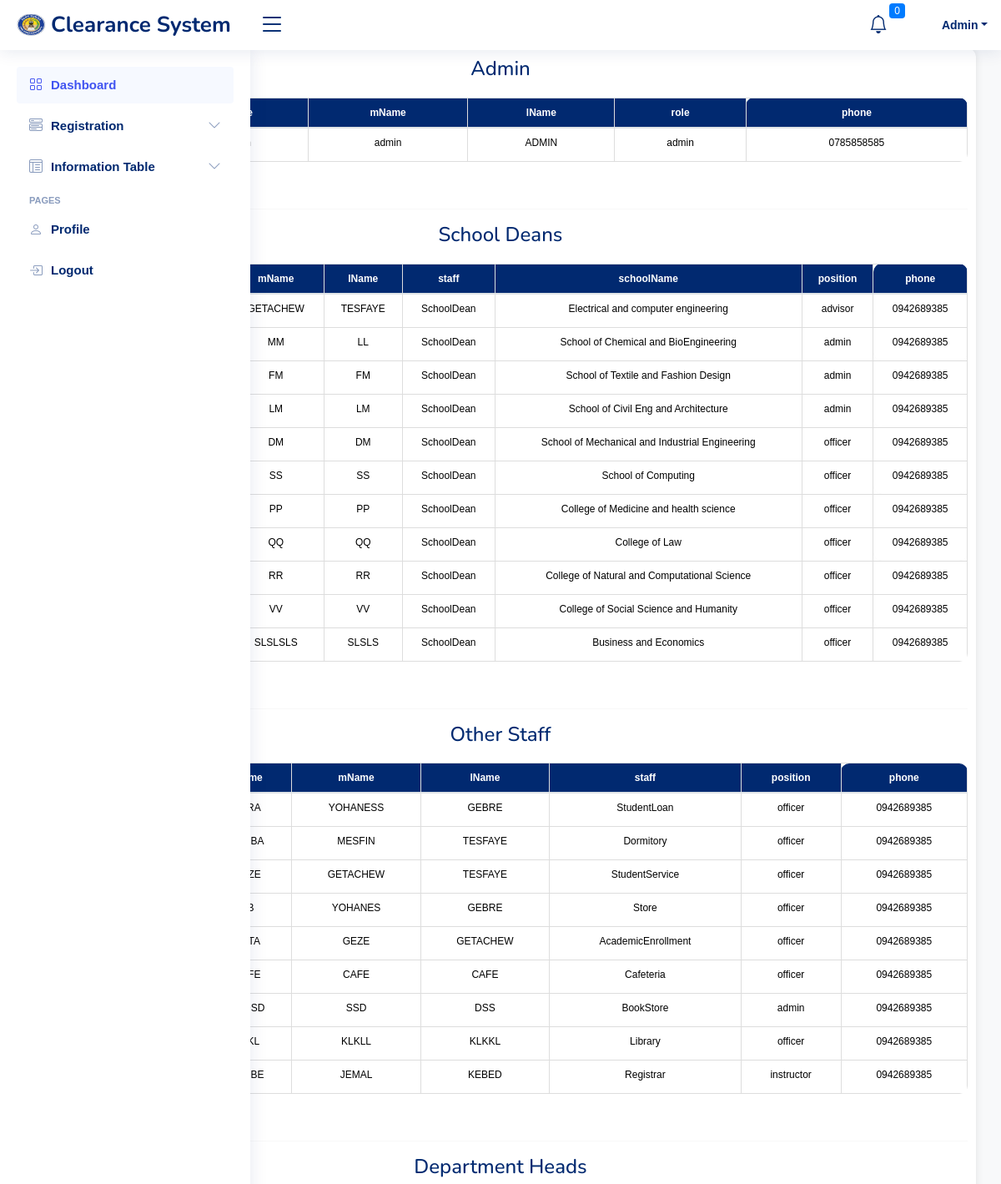
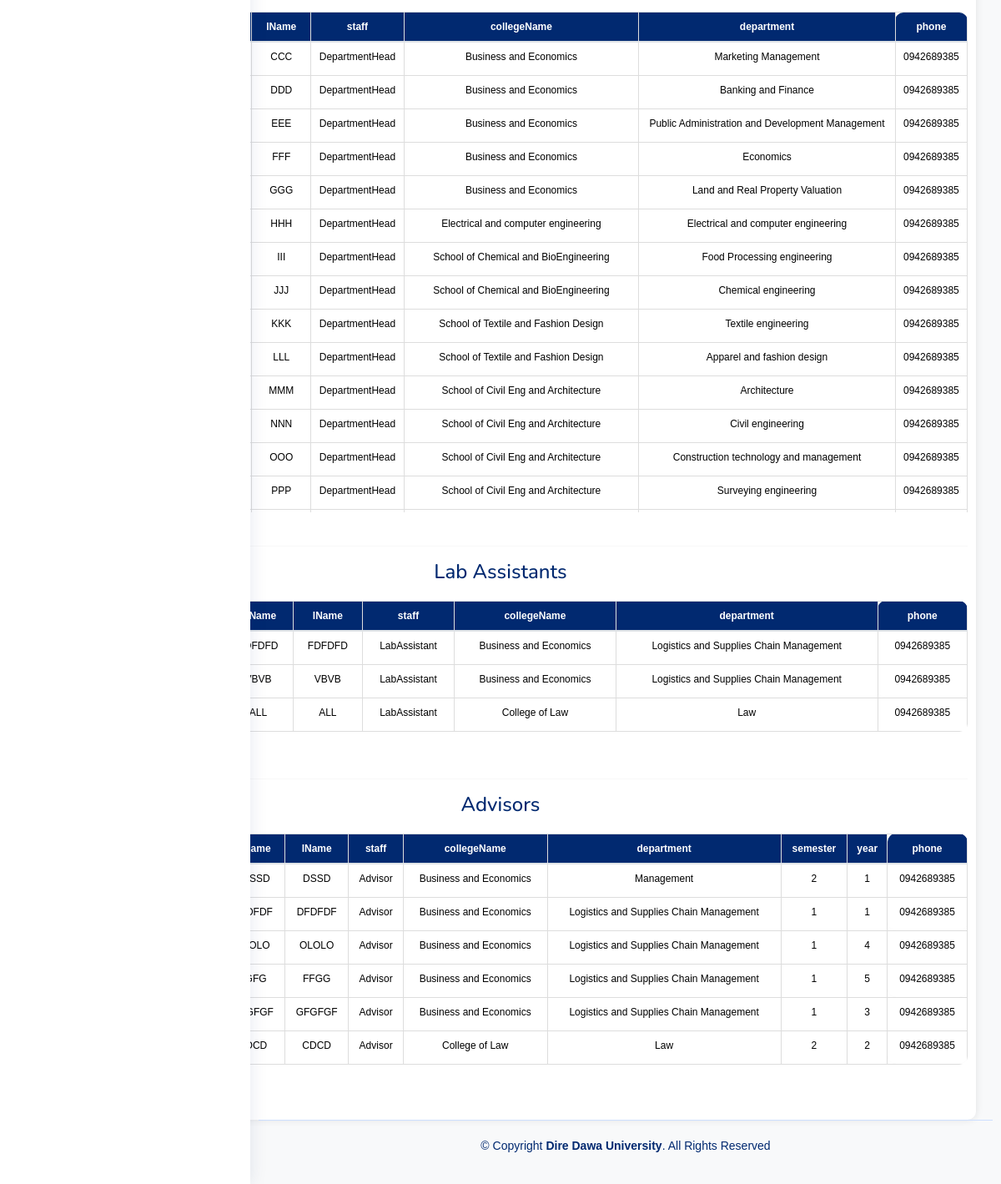
The page /components/admin/display_data.php (signed in) on the database its author committed (2 pictures, top to bottom).
### tables this page shows
CREATE TABLE `ddu_admin` (
  `id` int(10) NOT NULL,
  `fName` varchar(64) NOT NULL,
  `mName` varchar(64) NOT NULL,
  `lName` varchar(64) NOT NULL,
  `role` varchar(64) NOT NULL,
  `phone` varchar(10) NOT NULL,
  `email` varchar(255) NOT NULL,
  `password` varchar(255) NOT NULL
);

CREATE TABLE `ddu_staff` (
  `staff_id` int(10) NOT NULL,
  `fName` varchar(64) NOT NULL,
  `mName` varchar(64) NOT NULL,
  `lName` varchar(64) NOT NULL,
  `staff` varchar(64) NOT NULL,
  `schoolName` varchar(64) DEFAULT NULL,
  `position` varchar(64) NOT NULL,
  `phone` varchar(64) NOT NULL,
  `email` varchar(255) NOT NULL,
  `password` varchar(255) NOT NULL,
  `date` date NOT NULL
);

CREATE TABLE `ddu_substaff` (
  `subStaff_id` int(11) NOT NULL,
  `fName` varchar(64) NOT NULL,
  `mName` varchar(64) NOT NULL,
  `lName` varchar(64) NOT NULL,
  `collegeName` varchar(64) DEFAULT NULL,
  `department` varchar(64) NOT NULL,
  `year` int(11) DEFAULT NULL,
  `semester` int(11) DEFAULT NULL,
  `staff` varchar(64) NOT NULL,
  `phone` varchar(10) NOT NULL,
  `email` varchar(255) NOT NULL,
  `password` varchar(255) NOT NULL,
  `date` date NOT NULL
);

### components/admin/user_data.php (the view, shortened to what this page needs)
<?php
$servername = "localhost";
$username = "root";
$password = "";
$dbname = "ddu_clerance";
$conn = new mysqli($servername, $username, $password, $dbname);
$sql_admin = "SELECT id, fName, mName, lName, role, phone FROM ddu_admin";
$sql_staff = "SELECT staff_id, fName, mName, lName, staff, schoolName, position, phone FROM ddu_staff";
$sql_substaff = "SELECT subStaff_id, fName, mName, lName, staff, collegeName, department, semester, year, phone FROM ddu_subStaff";
$result_admin = $conn->query($sql_admin);
$result_staff = $conn->query($sql_staff);
$result_substaff = $conn->query($sql_substaff);
$staff_deans = [];
$other_staff = [];
$subStaff_heads = [];
$subStaff_labAssistants = [];
$subStaff_advisors = [];
while($row = $result_staff->fetch_assoc()) {
    if ($row["staff"] === "SchoolDean") {
        $staff_deans[] = $row;
    } else {
        $other_staff[] = $row;
    }
}
while($row = $result_substaff->fetch_assoc()) {
    if ($row["staff"] === "DepartmentHead") {
        $subStaff_heads[] = $row;
    } elseif ($row["staff"] === "LabAssistant") {
        $subStaff_labAssistants[] = $row;
    } elseif ($row["staff"] === "Advisor") {
        $subStaff_advisors[] = $row;
    }
}
?>
<!DOCTYPE html>
<html lang="en">
<head>
    <link rel="stylesheet" href="https://stackpath.bootstrapcdn.com/bootstrap/4.5.2/css/bootstrap.min.css">
</head>
<body>
<br>
<br>
<main>
    <div class="container">
        <form id="bulk-action-form" action="update&delete.php" method="post">
            <h2>Admin</h2>
            <div class="table-responsive">
                <table class="table centered-table table-bordered" id="admin-table">
                    <thead>
                        <tr>
                            <th>fName</th>
                            <th>mName</th>
                            <th>lName</th>
                            <th>role</th>
                            <th>phone</th>
                        </tr>
                    </thead>
                    <tbody>
                        <?php if ($result_admin->num_rows > 0): ?>
                            <?php while($row = $result_admin->fetch_assoc()): ?>
                                <tr data-id="<?php echo htmlspecialchars($row["id"]); ?>">
                                    <td><button type="button" class="btn btn-primary edit-btn">Edit</button></td>
                                    <td><?php echo htmlspecialchars($row["fName"]); ?></td>
                                    <td><?php echo htmlspecialchars($row["mName"]); ?></td>
                                    <td><?php echo htmlspecialchars($row["lName"]); ?></td>
                                    <td><?php echo htmlspecialchars($row["role"]); ?></td>
                                    <td><?php echo htmlspecialchars($row["phone"]); ?></td>
                                </tr>
                            <?php endwhile; ?>
                        <?php else: ?>
                            <tr><td colspan="6" class="no-data">No data available</td></tr>
                        <?php endif; ?>
                    </tbody>
                </table>
            </div>
            <hr>
            <h2>School Deans</h2>
            <div class="table-responsive">
                <table class="table centered-table table-bordered" id="deans-table">
                    <thead>
                        <tr>
                            <th data-column="fName">fName</th>
                            <th data-column="mName">mName</th>
                            <th data-column="lName">lName</th>
                            <th data-column="staff">staff</th>
                            <th data-column="schoolName">schoolName</th>
                            <th data-column="position">position</th>
                            <th data-column="phone">phone</th>
                        </tr>
                    </thead>
                    <tbody>
                        <?php if (count($staff_deans) > 0): ?>
                            <?php foreach($staff_deans as $row): ?>
                                <tr data-id="<?php echo htmlspecialchars($row["staff_id"]); ?>">
                                    <td><button type="button" class="btn btn-primary edit-btn">Edit</button></td>
                                    <td><button type="button" class="btn btn-danger delete-btn">Delete</button></td>
                                    <td><?php echo htmlspecialchars($row["fName"]); ?></td>
                                    <td><?php echo htmlspecialchars($row["mName"]); ?></td>
                                    <td><?php echo htmlspecialchars($row["lName"]); ?></td>
                                    <td><?php echo htmlspecialchars($row["staff"]); ?></td>
                                    <td><?php echo htmlspecialchars($row["schoolName"]); ?></td>
                                    <td><?php echo htmlspecialchars($row["position"]); ?></td>
                                    <td><?php echo htmlspecialchars($row["phone"]); ?></td>
                                </tr>
                            <?php endforeach; ?>
                        <?php else: ?>
                            <tr><td colspan="9" class="no-data">No data available</td></tr>
                        <?php endif; ?>
                    </tbody>
                </table>
            </div>
            <hr>
            <h2>Other Staff</h2>
            <div class="table-responsive">
                <table class="table centered-table table-bordered" id="staff-table">
                    <thead>
                        <tr>
                            <th data-column="fName">fName</th>
                            <th data-column="mName">mName</th>
                            <th data-column="lName">lName</th>
                            <th data-column="staff">staff</th>
                            <th data-column="position">position</th>
                            <th data-column="phone">phone</th>
                        </tr>
                    </thead>
                    <tbody>
                        <?php if (count($other_staff) > 0): ?>
                            <?php foreach($other_staff as $row): ?>
                                <tr data-id="<?php echo htmlspecialchars($row["staff_id"]); ?>">
                                    <td><button type="button" class="btn btn-primary edit-btn">Edit</button></td>
                                    <td><button type="button" class="btn btn-danger delete-btn">Delete</button></td>
                                    <td><?php echo htmlspecialchars($row["fName"]); ?></td>
                                    <td><?php echo htmlspecialchars($row["mName"]); ?></td>
                                    <td><?php echo htmlspecialchars($row["lName"]); ?></td>
                                    <td><?php echo htmlspecialchars($row["staff"]); ?></td>
                                    <td><?php echo htmlspecialchars($row["position"]); ?></td>
                                    <td><?php echo htmlspecialchars($row["phone"]); ?></td>
                                </tr>
                            <?php endforeach; ?>
                        <?php else: ?>
                            <tr><td colspan="8" class="no-data">No data available</td></tr>
                        <?php endif; ?>
                    </tbody>
                </table>
            </div>
            <hr>
            <h2>Department Heads</h2>
            <div class="table-responsive">
                <table class="table centered-table table-bordered" id="heads-table">
                    <thead>
                        <tr>
                            <th>fName</th>
                            <th>mName</th>
                            <th>lName</th>
                            <th>staff</th>
                            <th>collegeName</th>
                            <th>department</th>
                            <th>phone</th>
                        </tr>
                    </thead>
                    <tbody>
                        <?php if (count($subStaff_heads) > 0): ?>
                            <?php foreach($subStaff_heads as $row): ?>
                                <tr data-id="<?php echo htmlspecialchars($row["subStaff_id"]); ?>">
                                    <td><button type="button" class="btn btn-primary edit-btn">Edit</button></td>
                                    <td><button type="button" class="btn btn-danger delete-btn">Delete</button></td>
                                    <td><?php echo htmlspecialchars($row["fName"]); ?></td>
                                    <td><?php echo htmlspecialchars($row["mName"]); ?></td>
                                    <td><?php echo htmlspecialchars($row["lName"]); ?></td>
                                    <td><?php echo htmlspecialchars($row["staff"]); ?></td>
                                    <td><?php echo htmlspecialchars($row["collegeName"]); ?></td>
                                    <td><?php echo htmlspecialchars($row["department"]); ?></td>
                                    <td><?php echo htmlspecialchars($row["phone"]); ?></td>
                                </tr>
                            <?php endforeach; ?>
                        <?php else: ?>
                            <tr><td colspan="9" class="no-data">No data available</td></tr>
                        <?php endif; ?>
                    </tbody>
                </table>
            </div>
            <hr>
            <h2>Lab Assistants</h2>
            <div class="table-responsive">
                <table class="table centered-table table-bordered" id="lab-assistants-table">
                    <thead>
                        <tr>
                            <th>fName</th>
                            <th>mName</th>
                            <th>lName</th>
                            <th>staff</th>
                            <th>collegeName</th>
                            <th>department</th>
                            <th>phone</th>
                        </tr>
                    </thead>
                    <tbody>
                        <?php if (count($subStaff_labAssistants) > 0): ?>
                            <?php foreach($subStaff_labAssistants as $row): ?>
                                <tr data-id="<?php echo htmlspecialchars($row["subStaff_id"]); ?>">
                                    <td><button type="button" class="btn btn-primary edit-btn">Edit</button></td>
                                    <td><button type="button" class="btn btn-danger delete-btn">Delete</button></td>
                                    <td><?php echo htmlspecialchars($row["fName"]); ?></td>
                                    <td><?php echo htmlspecialchars($row["mName"]); ?></td>
                                    <td><?php echo htmlspecialchars($row["lName"]); ?></td>
                                    <td><?php echo htmlspecialchars($row["staff"]); ?></td>
                                    <td><?php echo htmlspecialchars($row["collegeName"]); ?></td>
                                    <td><?php echo htmlspecialchars($row["department"]); ?></td>
                                    <td><?php echo htmlspecialchars($row["phone"]); ?></td>
                                </tr>
                            <?php endforeach; ?>
                        <?php else: ?>
                            <tr><td colspan="9" class="no-data">No data available</td></tr>
                        <?php endif; ?>
                    </tbody>
                </table>
            </div>
            <hr>
            <h2>Advisors</h2>
            <div class="table-responsive">
                <table class="table centered-table table-bordered" id="advisors-table">
                    <thead>
                        <tr>
                            <th>fName</th>
                            <th>mName</th>
                            <th>lName</th>
                            <th>staff</th>
                            <th>collegeName</th>
                            <th>department</th>
                            <th>semester</th>
                            <th>year</th>
                            <th>phone</th>
                        </tr>
                    </thead>
                    <tbody>
                        <?php if (count($subStaff_advisors) > 0): ?>
                            <?php foreach($subStaff_advisors as $row): ?>
                                <tr data-id="<?php echo htmlspecialchars($row["subStaff_id"]); ?>">
                                    <td><button type="button" class="btn btn-primary edit-btn">Edit</button></td>
                                    <td><button type="button" class="btn btn-danger delete-btn">Delete</button></td>
                                    <td><?php echo htmlspecialchars($row["fName"]); ?></td>
                                    <td><?php echo htmlspecialchars($row["mName"]); ?></td>
                                    <td><?php echo htmlspecialchars($row["lName"]); ?></td>
                                    <td><?php echo htmlspecialchars($row["staff"]); ?></td>
                                    <td><?php echo htmlspecialchars($row["collegeName"]); ?></td>
                                    <td><?php echo htmlspecialchars($row["department"]); ?></td>
                                    <td><?php echo htmlspecialchars($row["semester"]); ?></td>
                                    <td><?php echo htmlspecialchars($row["year"]); ?></td>
                                    <td><?php echo htmlspecialchars($row["phone"]); ?></td>
                                </tr>
                            <?php endforeach; ?>
                        <?php else: ?>
                            <tr><td colspan="11" class="no-data">No data available</td></tr>
                        <?php endif; ?>
                    </tbody>
                </table>
            </div>
        </form>
    </div>
</main>
</body>
</html>

### rows shown on the page
ddu_admin: mName "admin", lName "ADMIN", role "admin", phone "0785858585"
ddu_staff: mName "GETACHEW", lName "TESFAYE", staff "SchoolDean", schoolName "Electrical and computer engineering", position "advisor", phone "0942689385"
ddu_staff: mName "MM", lName "LL", staff "SchoolDean", schoolName "School of Chemical and BioEngineering", position "admin", phone "0942689385"
ddu_staff: mName "FM", lName "FM", staff "SchoolDean", schoolName "School of Textile and Fashion Design", position "admin", phone "0942689385"
ddu_staff: mName "LM", lName "LM", staff "SchoolDean", schoolName "School of Civil Eng and Architecture", position "admin", phone "0942689385"
ddu_staff: mName "DM", lName "DM", staff "SchoolDean", schoolName "School of Mechanical and Industrial Engineering", position "officer", phone "0942689385"
ddu_staff: mName "SS", lName "SS", staff "SchoolDean", schoolName "School of Computing", position "officer", phone "0942689385"
ddu_staff: mName "PP", lName "PP", staff "SchoolDean", schoolName "College of Medicine and health science", position "officer", phone "0942689385"
ddu_staff: mName "QQ", lName "QQ", staff "SchoolDean", schoolName "College of Law", position "officer", phone "0942689385"
ddu_staff: mName "RR", lName "RR", staff "SchoolDean", schoolName "College of Natural and Computational Science", position "officer", phone "0942689385"
ddu_staff: mName "VV", lName "VV", staff "SchoolDean", schoolName "College of Social Science and Humanity", position "officer", phone "0942689385"
ddu_staff: mName "SLSLSLS", lName "SLSLS", staff "SchoolDean", schoolName "Business and Economics", position "officer", phone "0942689385"
ddu_staff: mName "YOHANESS", lName "GEBRE", staff "StudentLoan", position "officer", phone "0942689385"
ddu_staff: mName "MESFIN", lName "TESFAYE", staff "Dormitory", position "officer", phone "0942689385"
ddu_staff: mName "GETACHEW", lName "TESFAYE", staff "StudentService", position "officer", phone "0942689385"
ddu_staff: mName "YOHANES", lName "GEBRE", staff "Store", position "officer", phone "0942689385"
ddu_staff: mName "GEZE", lName "GETACHEW", staff "AcademicEnrollment", position "officer", phone "0942689385"
ddu_staff: mName "CAFE", lName "CAFE", staff "Cafeteria", position "officer", phone "0942689385"
ddu_staff: mName "SSD", lName "DSS", staff "BookStore", position "admin", phone "0942689385"
ddu_staff: mName "KLKLL", lName "KLKKL", staff "Library", position "officer", phone "0942689385"
ddu_staff: mName "JEMAL", lName "KEBED", staff "Registrar", position "instructor", phone "0942689385"
ddu_substaff: lName "CCC", staff "DepartmentHead", collegeName "Business and Economics", department "Marketing Management", phone "0942689385"
ddu_substaff: lName "DDD", staff "DepartmentHead", collegeName "Business and Economics", department "Banking and Finance", phone "0942689385"
ddu_substaff: lName "EEE", staff "DepartmentHead", collegeName "Business and Economics", department "Public Administration and Development Management", phone "0942689385"
ddu_substaff: lName "FFF", staff "DepartmentHead", collegeName "Business and Economics", department "Economics", phone "0942689385"
ddu_substaff: lName "GGG", staff "DepartmentHead", collegeName "Business and Economics", department "Land and Real Property Valuation", phone "0942689385"
ddu_substaff: lName "HHH", staff "DepartmentHead", collegeName "Electrical and computer engineering", department "Electrical and computer engineering", phone "0942689385"
ddu_substaff: lName "III", staff "DepartmentHead", collegeName "School of Chemical and BioEngineering", department "Food Processing engineering", phone "0942689385"
ddu_substaff: lName "JJJ", staff "DepartmentHead", collegeName "School of Chemical and BioEngineering", department "Chemical engineering", phone "0942689385"
ddu_substaff: lName "KKK", staff "DepartmentHead", collegeName "School of Textile and Fashion Design", department "Textile engineering", phone "0942689385"
ddu_substaff: lName "LLL", staff "DepartmentHead", collegeName "School of Textile and Fashion Design", department "Apparel and fashion design", phone "0942689385"
ddu_substaff: lName "MMM", staff "DepartmentHead", collegeName "School of Civil Eng and Architecture", department "Architecture", phone "0942689385"
ddu_substaff: lName "NNN", staff "DepartmentHead", collegeName "School of Civil Eng and Architecture", department "Civil engineering", phone "0942689385"
ddu_substaff: lName "OOO", staff "DepartmentHead", collegeName "School of Civil Eng and Architecture", department "Construction technology and management", phone "0942689385"
ddu_substaff: lName "PPP", staff "DepartmentHead", collegeName "School of Civil Eng and Architecture", department "Surveying engineering", phone "0942689385"
ddu_substaff: mName "FDFDFD", lName "FDFDFD", staff "LabAssistant", collegeName "Business and Economics", department "Logistics and Supplies Chain Management", phone "0942689385"
ddu_substaff: mName "VBVB", lName "VBVB", staff "LabAssistant", collegeName "Business and Economics", department "Logistics and Supplies Chain Management", phone "0942689385"
ddu_substaff: mName "ALL", lName "ALL", staff "LabAssistant", collegeName "College of Law", department "Law", phone "0942689385"
ddu_substaff: mName "SDSSD", lName "DSSD", staff "Advisor", collegeName "Business and Economics", department "Management", semester "2", year "1", phone "0942689385"
ddu_substaff: mName "DFDFDF", lName "DFDFDF", staff "Advisor", collegeName "Business and Economics", department "Logistics and Supplies Chain Management", semester "1", year "1", phone "0942689385"
ddu_substaff: mName "OLOLO", lName "OLOLO", staff "Advisor", collegeName "Business and Economics", department "Logistics and Supplies Chain Management", semester "1", year "4", phone "0942689385"
ddu_substaff: mName "FGFG", lName "FFGG", staff "Advisor", collegeName "Business and Economics", department "Logistics and Supplies Chain Management", semester "1", year "5", phone "0942689385"
ddu_substaff: mName "GFGFGF", lName "GFGFGF", staff "Advisor", collegeName "Business and Economics", department "Logistics and Supplies Chain Management", semester "1", year "3", phone "0942689385"
ddu_substaff: mName "CDCD", lName "CDCD", staff "Advisor", collegeName "College of Law", department "Law", semester "2", year "2", phone "0942689385"

### other values the page prints
$notification_count "0"
